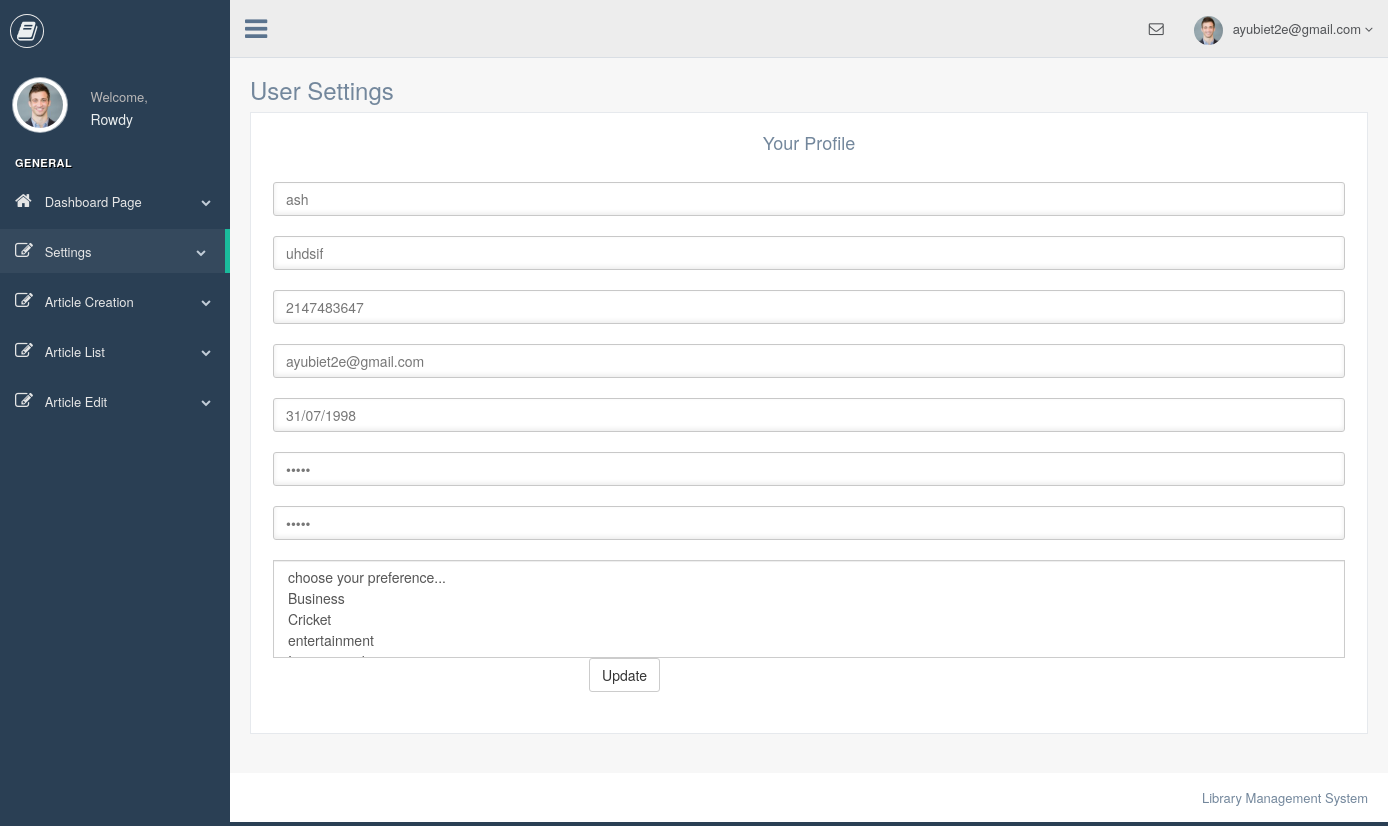
/settings.php (signed in), run on the app's committed database.
### tables this page shows
CREATE TABLE `student_registration` (
  `id` int(11) NOT NULL,
  `firstname` varchar(50) NOT NULL,
  `lastname` varchar(50) NOT NULL,
  `phone` int(50) NOT NULL,
  `email` varchar(50) NOT NULL,
  `DOB` varchar(50) NOT NULL,
  `password` varchar(50) NOT NULL,
  `confirm_password` varchar(50) NOT NULL,
  `article_preferences` varchar(50) NOT NULL
);

### settings.php (the view, shortened to what this page needs)
<?php
include "header.php";
include "connection.php";
?>
        <div class="right_col" role="main">
            <div class="">
                <div class="page-title">
                    <div class="title_left">
                        <h3>User Settings</h3>
                    </div>
                    <div class="title_right">
                        <div class="col-md-5 col-sm-5 col-xs-12 form-group pull-right top_search">
                        </div>
                    </div>
                </div>
                <div class="clearfix"></div>
                <div class="row" style="min-height:500px">
                    <div class="col-md-12 col-sm-12 col-xs-12">
                        <div class="x_panel">
                            <div class="x_content">
<?php
$sql="select * from student_registration where email='$_SESSION[email]'";
$result= $conn->query($sql);
$row=$result->fetch_array()
?>
                                        <section class="login_content" style="margin-top: -40px;">
                                            <form name="form1" action="" method="post">
                                                <h2>Your Profile</h2><br>
                                                <div>
                                                    <input type="text" class="form-control" placeholder="FirstName" name="firstname" value="<?php echo $row['firstname']; ?>"/>
                                                </div>
                                                <div>
                                                    <input type="text" class="form-control" placeholder="LastName" name="lastname" value="<?php echo $row['lastname']; ?>"/>
                                                </div>
                                                <div>
                                                    <input type="text" class="form-control" placeholder="contact" name="phone" value="<?php echo $row['phone']; ?>"/>
                                                </div>
                                                <div>
                                                    <input type="text" class="form-control" placeholder="email" name="email" value="<?php echo $row['email']; ?>"/>
                                                </div>
                                                <div>
                                                    <input type="text" class="form-control" placeholder="DOB" name="DOB" value="<?php echo $row['DOB']; ?>"/>
                                                </div>
                                                <div>
                                                    <input type="password" class="form-control" placeholder="Password" name="password" value="<?php echo $row['password']; ?>"/>
                                                </div>
                                                <div>
                                                    <input type="password" class="form-control" placeholder="Confirm Password" name="confirm_password" value="<?php echo $row['confirm_password']; ?>"/>
                                                </div>
                                                <div>
                                                  <select multiple class="form-control" name="enr[]" >
                                                    <option value="volvo">choose your preference...</option>
                                                    <option value="Business">Business</option>
                                                    <option value="Cricket">Cricket</option>
                                                    <option value="entertainment">entertainment</option>
                                                    <option value="International">International</option>
                                                  </select>
                                                </div>
                                                <div class="col-lg-12  col-lg-push-3">
                                                    <input class="btn btn-default submit " type="submit" name="submit1" value="Update">
                                                </div>
                                            </form>
                                        </section>
                            </div>
                        </div>
                    </div>
                </div>
            </div>
        </div>
<?php
include "footer.php";
?>

### data on the page
student_registration: firstname "ash", lastname "uhdsif", phone "2147483647", email "ayubiet2e@gmail.com", DOB "31/07/1998"

### other printed values
$_SESSION['email'] "ayubiet2e@gmail.com"
